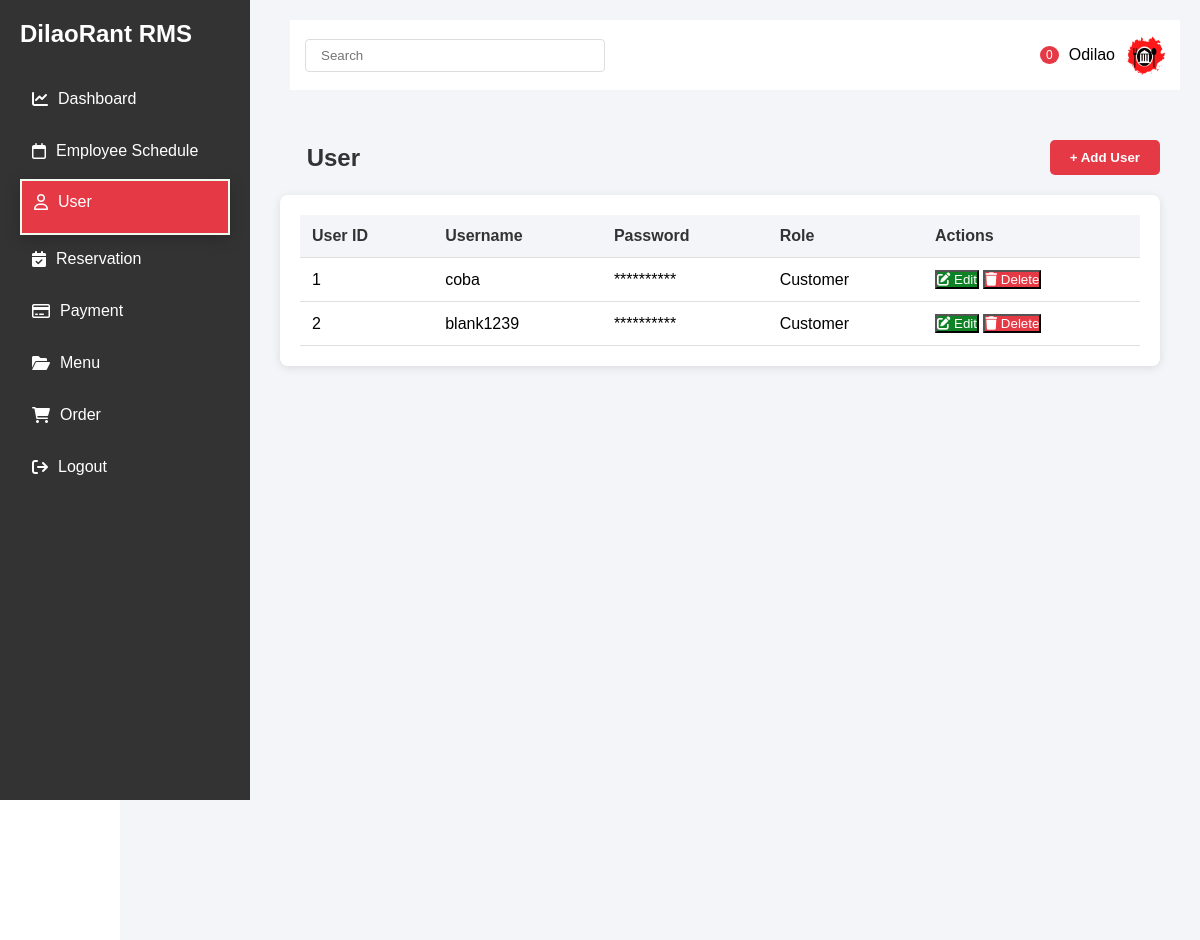
Page /dashboard/User/ (signed in) on the earlier database version.
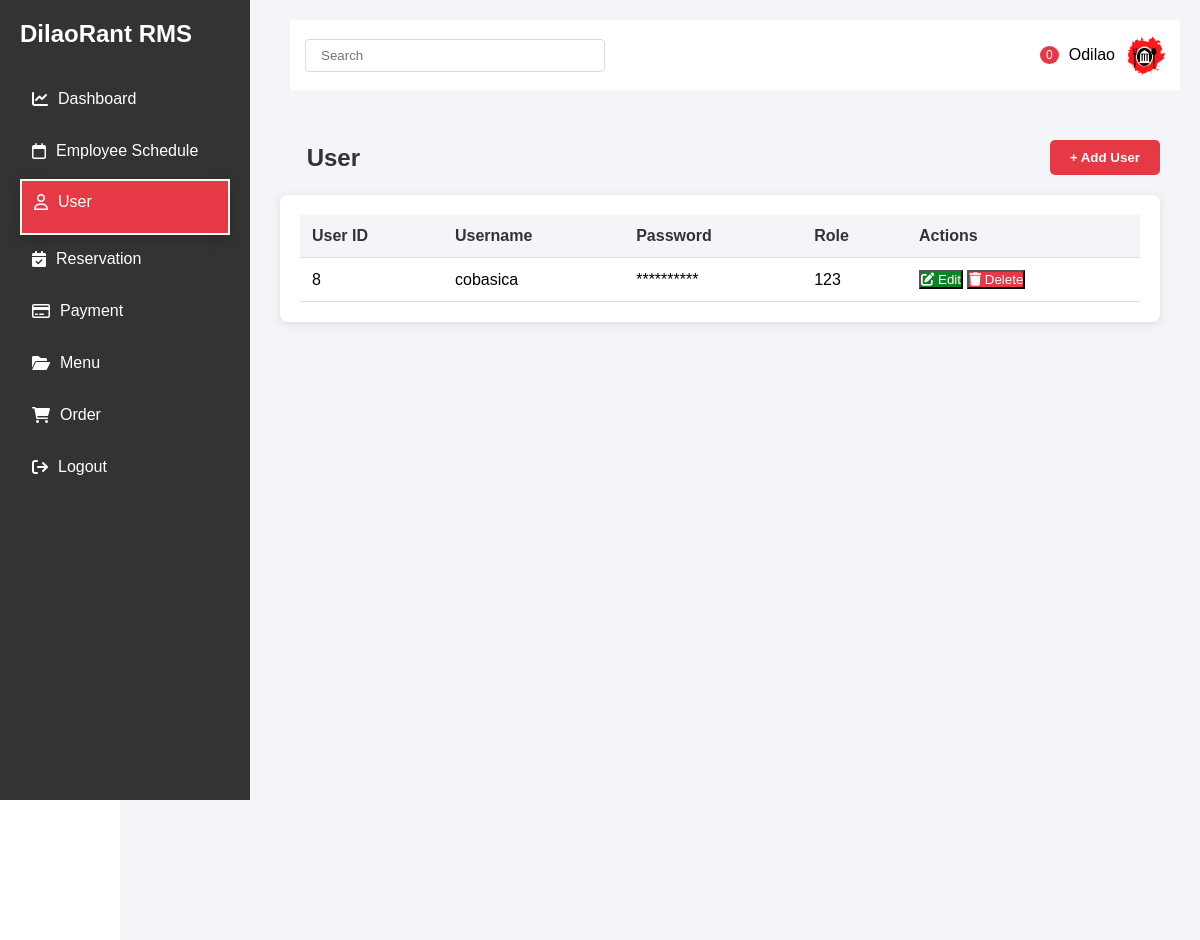
Same page on the later database version.
### User/models.py (models this page shows, shortened)
class User(models.Model):
    username = models.CharField(max_length=150, unique=False)
    password = models.CharField(max_length=128)
    role = models.CharField(max_length=50)

### User/views.py (the view)
# urls.py: path('',views.display_user,name='displayUser'),
@login_required(login_url='login')
def display_user(request):
    users = User.objects.all()
    return render(request, 'User/UserDisplay.html', {'users': users})

### User/templates/User/UserDisplay.html (shortened to what the changed rows need)
{% load static %}
<!DOCTYPE html>
<html lang="en">
<head>
    <link rel="stylesheet" href="https://cdnjs.cloudflare.com/ajax/libs/font-awesome/6.0.0/css/all.min.css">
</head>
<body>
    <div class="sidebar">
        <h2>DilaoRant RMS</h2>
    </div>
    <div class="main-content">
        <div class="main-content">
                <div class="schedule-header">
                    <h2 class="schedule-title">&nbsp;&nbsp;&nbsp;&nbsp;User</h2>
                </div>
                <div class="schedule-container">
                <table class="schedule-table">
                    <thead>
                        <tr>
                            <th>User ID</th>
                            <th>Username</th>
                            <th>Password</th>
                            <th>Role</th>
                            <th>Actions</th>
                        </tr>
                    </thead>
                    <tbody>
                        {% for user in users %}
                        <tr>
                            <td>{{user.id}}</td>
                            <td>{{ user.username }}</td>
                            <td>**********</td>
                            <td>{{ user.role }}</td>
                            <td>
                                <div class="action-buttons">
                                    <button
                                        class="btn btn-edit btn-tooltip"
                                        onclick="update_user('{{ user.id}}')"
                                        data-tooltip="Edit Schedule"
                                    >
                                        <i class="fas fa-edit"></i>
                                        Edit
                                    </button>
                                    <button
                                        class="btn btn-delete btn-tooltip"
                                        onclick="delete_user('{{ user.id }}')"
                                        data-tooltip="Delete Schedule"
                                    >
                                        <i class="fas fa-trash"></i>
                                        Delete
                                    </button>
                                </div>
                            </td>
                        </tr>
                        {% empty %}
                        <tr>
                            <td colspan="3" style="text-align: center;">No users found.</td>
                        </tr>
                        {% endfor %}
                    </tbody>
                </table>
            </div>
        </div>
    </body>
    </html>

Differences in the rows shown:
removed User: id "1", username "coba", role "Customer"
removed User: id "2", username "blank1239", role "Customer"
added User: id "8", username "cobasica", role "123"
